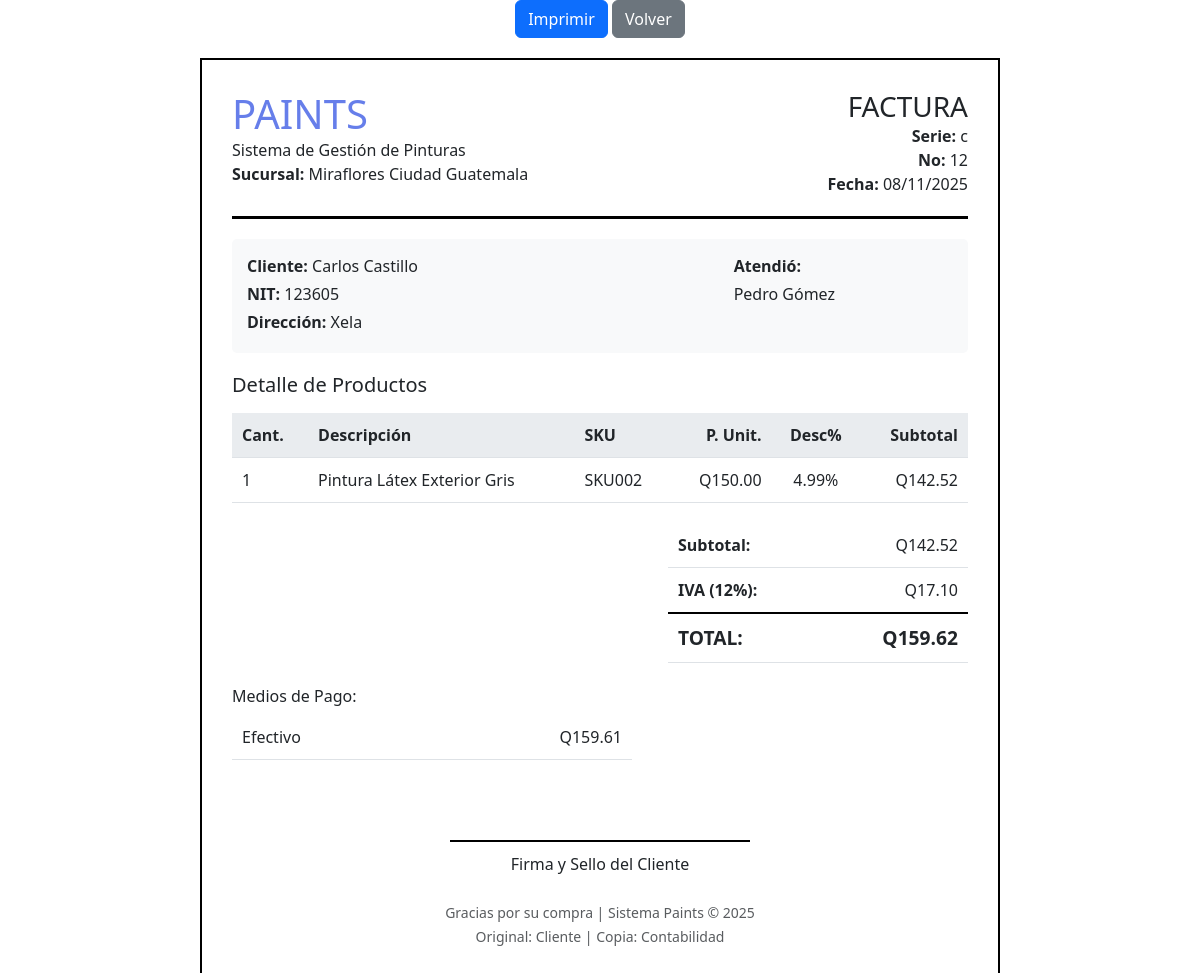
The app's page /index.php?action=imprimirFactura&factura_id=3 (signed in) with its own data.
### tables this page shows
CREATE TABLE `factura` (
  `factura_id` int(11) NOT NULL,
  `numero_factura` varchar(50) NOT NULL,
  `serie_factura` varchar(10) NOT NULL,
  `cliente_id` int(11) NOT NULL,
  `empleado_id` int(11) NOT NULL,
  `sucursal_id` int(11) NOT NULL,
  `fecha` date NOT NULL,
  `fecha_anulacion` datetime DEFAULT NULL,
  `subtotal` decimal(10,2) NOT NULL,
  `impuestos` decimal(10,2) NOT NULL,
  `total` decimal(10,2) NOT NULL,
  `estado` varchar(20) DEFAULT 'ACTIVA',
  `created_at` datetime DEFAULT current_timestamp()
);

CREATE TABLE `sucursal` (
  `sucursal_id` int(11) NOT NULL,
  `nombre_sucursal` varchar(100) NOT NULL,
  `direccion_sucursal` text NOT NULL,
  `telefono_sucursal` varchar(20) DEFAULT NULL,
  `latitud` decimal(10,8) DEFAULT NULL,
  `longitud` decimal(11,8) DEFAULT NULL,
  `activa` tinyint(1) DEFAULT 1
);

CREATE TABLE `cliente` (
  `cliente_id` int(11) NOT NULL,
  `usuario_id` int(11) DEFAULT NULL,
  `nombre_cliente` varchar(100) NOT NULL,
  `nit` varchar(20) DEFAULT NULL,
  `email` varchar(100) DEFAULT NULL,
  `telefono` varchar(20) DEFAULT NULL,
  `direccion` text DEFAULT NULL,
  `fecha_registro` datetime DEFAULT current_timestamp(),
  `acepta_promociones` tinyint(1) DEFAULT 0
);

CREATE TABLE `detalle_factura` (
  `detalle_factura_id` int(11) NOT NULL,
  `factura_id` int(11) NOT NULL,
  `producto_id` int(11) NOT NULL,
  `cantidad` int(11) NOT NULL,
  `precio_unitario` decimal(10,2) NOT NULL,
  `porcentaje_descuento` decimal(5,2) DEFAULT 0.00,
  `subtotal` decimal(10,2) NOT NULL
);

CREATE TABLE `producto` (
  `producto_id` int(11) NOT NULL,
  `codigo_sku` varchar(50) NOT NULL,
  `nombre` varchar(200) NOT NULL,
  `descripcion` text DEFAULT NULL,
  `tipo_producto_id` int(11) NOT NULL,
  `medida_id` int(11) DEFAULT NULL,
  `precio_base` decimal(10,2) NOT NULL,
  `porcentaje_descuento` decimal(5,2) DEFAULT 0.00,
  `stock_minimo` int(11) DEFAULT 0,
  `duracion_anios` int(11) DEFAULT NULL,
  `cobertura_m2` decimal(8,2) DEFAULT NULL,
  `color` varchar(50) DEFAULT NULL,
  `proveedor_id` int(11) NOT NULL,
  `activo` tinyint(1) DEFAULT 1,
  `fecha_creacion` datetime DEFAULT current_timestamp()
);

CREATE TABLE `pago` (
  `pago_id` int(11) NOT NULL,
  `factura_id` int(11) NOT NULL,
  `tipo_pago_id` int(11) NOT NULL,
  `monto` decimal(10,2) NOT NULL,
  `numero_referencia` varchar(100) DEFAULT NULL,
  `autorizacion_tarjeta` varchar(100) DEFAULT NULL,
  `fecha_pago` datetime DEFAULT current_timestamp()
);

CREATE TABLE `tipo_pago` (
  `tipo_pago_id` int(11) NOT NULL,
  `nombre_pago` varchar(50) NOT NULL,
  `descripcion` text DEFAULT NULL,
  `activo` tinyint(1) DEFAULT 1
);

### controllers/FacturaController.php (called while the page is built, shortened)
<?php
require_once "models/Factura.php";
class FacturaController {
    private $factura;
    public function __construct($db) {
        $this->factura = new Factura($db);
    }
    public function obtenerFactura($factura_id) {
        return $this->factura->obtenerFactura($factura_id);
    }
}
?>

### models/Factura.php (called while the page is built, shortened)
<?php
class Factura {
    private $conn;
    public function __construct($db) {
        $this->conn = $db;
    }
    public function obtenerFactura($factura_id) {
        $query = "SELECT f.*,
                         c.nombre_cliente,
                         c.nit,
                         c.email as email_cliente,
                         c.telefono as telefono_cliente,
                         c.direccion as direccion_cliente,
                         CONCAT(e.nombre_empleado, ' ', e.apellido_empleado) as nombre_empleado,
                         s.nombre_sucursal
                  FROM factura f
                  INNER JOIN cliente c ON f.cliente_id = c.cliente_id
                  INNER JOIN empleado e ON f.empleado_id = e.empleado_id
                  INNER JOIN sucursal s ON f.sucursal_id = s.sucursal_id
                  WHERE f.factura_id = ?";
        $stmt = $this->conn->prepare($query);
        $stmt->execute([$factura_id]);
        $factura = $stmt->fetch(PDO::FETCH_ASSOC);
        if ($factura) {
            $query_detalles = "SELECT df.*,
                                      p.nombre as nombre_producto,
                                      p.codigo_sku
                               FROM detalle_factura df
                               INNER JOIN producto p ON df.producto_id = p.producto_id
                               WHERE df.factura_id = ?";
            $stmt2 = $this->conn->prepare($query_detalles);
            $stmt2->execute([$factura_id]);
            $factura['detalles'] = $stmt2->fetchAll(PDO::FETCH_ASSOC);
            $query_pagos = "SELECT p.*, tp.nombre_pago
                            FROM pago p
                            INNER JOIN tipo_pago tp ON p.tipo_pago_id = tp.tipo_pago_id
                            WHERE p.factura_id = ?";
            $stmt3 = $this->conn->prepare($query_pagos);
            $stmt3->execute([$factura_id]);
            $factura['pagos'] = $stmt3->fetchAll(PDO::FETCH_ASSOC);
        }
        return $factura;
    }
}
?>

### views/ImprimirFactura.php (the view, shortened to what this page needs)
<!DOCTYPE html>
<html lang="es">
<head>
    <link href="https://cdn.jsdelivr.net/npm/bootstrap@5.3.2/dist/css/bootstrap.min.css" rel="stylesheet">
</head>
<body>
<div class="no-print mb-3 text-center">
    <button onclick="window.print()" class="btn btn-primary">
        <i class="bi bi-printer"></i> Imprimir
    </button>
    <a href="index.php?action=listarFacturas" class="btn btn-secondary">
        <i class="bi bi-arrow-left"></i> Volver
    </a>
</div>
<div class="factura-container">
    <div class="header-factura">
        <div class="row">
            <div class="col-6">
                <h1 style="color: #667eea; margin: 0;">PAINTS</h1>
                <p class="mb-0">Sistema de Gestión de Pinturas</p>
                <p class="mb-0"><strong>Sucursal:</strong> <?= htmlspecialchars($factura['nombre_sucursal']) ?></p>
            </div>
            <div class="col-6 text-end">
                <h3 style="margin: 0;">FACTURA</h3>
                <p class="mb-0"><strong>Serie:</strong> <?= htmlspecialchars($factura['serie_factura']) ?></p>
                <p class="mb-0"><strong>No:</strong> <?= htmlspecialchars($factura['numero_factura']) ?></p>
                <p class="mb-0"><strong>Fecha:</strong> <?= date('d/m/Y', strtotime($factura['fecha'])) ?></p>
            </div>
        </div>
    </div>
    <div class="datos-fiscales">
        <div class="row">
            <div class="col-8">
                <p class="mb-1"><strong>Cliente:</strong> <?= htmlspecialchars($factura['nombre_cliente']) ?></p>
                <p class="mb-1"><strong>NIT:</strong> <?= htmlspecialchars($factura['nit'] ?? 'CF') ?></p>
                <?php if (!empty($factura['direccion_cliente'])): ?>
                    <p class="mb-1"><strong>Dirección:</strong> <?= htmlspecialchars($factura['direccion_cliente']) ?></p>
                <?php endif; ?>
            </div>
            <div class="col-4">
                <p class="mb-1"><strong>Atendió:</strong></p>
                <p class="mb-0"><?= htmlspecialchars($factura['nombre_empleado']) ?></p>
            </div>
        </div>
    </div>
    <h5 class="mb-3">Detalle de Productos</h5>
    <table>
        <thead>
            <tr>
                <th>Cant.</th>
                <th>Descripción</th>
                <th>SKU</th>
                <th class="text-end">P. Unit.</th>
                <th class="text-center">Desc%</th>
                <th class="text-end">Subtotal</th>
            </tr>
        </thead>
        <tbody>
            <?php if (!empty($factura['detalles'])): ?>
                <?php foreach ($factura['detalles'] as $detalle): ?>
                    <tr>
                        <td><?= $detalle['cantidad'] ?></td>
                        <td><?= htmlspecialchars($detalle['nombre_producto']) ?></td>
                        <td><?= htmlspecialchars($detalle['codigo_sku']) ?></td>
                        <td class="text-end">Q<?= number_format($detalle['precio_unitario'], 2) ?></td>
                        <td class="text-center"><?= $detalle['porcentaje_descuento'] ?>%</td>
                        <td class="text-end">Q<?= number_format($detalle['subtotal'], 2) ?></td>
                    </tr>
                <?php endforeach; ?>
            <?php endif; ?>
        </tbody>
    </table>
    <div class="totales">
        <table>
            <tr>
                <td><strong>Subtotal:</strong></td>
                <td class="text-end">Q<?= number_format($factura['subtotal'], 2) ?></td>
            </tr>
            <tr>
                <td><strong>IVA (12%):</strong></td>
                <td class="text-end">Q<?= number_format($factura['impuestos'], 2) ?></td>
            </tr>
            <tr style="border-top: 2px solid #000;">
                <td><strong style="font-size: 1.2em;">TOTAL:</strong></td>
                <td class="text-end"><strong style="font-size: 1.2em;">Q<?= number_format($factura['total'], 2) ?></strong></td>
            </tr>
        </table>
    </div>
    <?php if (!empty($factura['pagos'])): ?>
        <div class="mt-4">
            <h6>Medios de Pago:</h6>
            <table style="width: 400px;">
                <?php foreach ($factura['pagos'] as $pago): ?>
                    <tr>
                        <td><?= htmlspecialchars($pago['nombre_pago']) ?></td>
                        <td class="text-end">Q<?= number_format($pago['monto'], 2) ?></td>
                    </tr>
                <?php endforeach; ?>
            </table>
        </div>
    <?php endif; ?>
    <div class="firma-section">
        <div class="firma-line">
            Firma y Sello del Cliente
        </div>
    </div>
    <div class="mt-4 text-center">
        <small class="text-muted">
            Gracias por su compra | Sistema Paints © <?= date('Y') ?><br>
            Original: Cliente | Copia: Contabilidad
        </small>
    </div>
</div>
</body>
</html>

### views/ImprimirFactura.php (style rules this page uses)
.factura-container { max-width: 800px; margin: 20px auto; background: white; padding: 30px; border: 2px solid #000; }
.header-factura { border-bottom: 3px solid #000; padding-bottom: 20px; margin-bottom: 20px; }
.datos-fiscales { background: #f8f9fa; padding: 15px; border-radius: 5px; margin-bottom: 20px; }
table { width: 100%; border-collapse: collapse; }
th, td { padding: 10px; text-align: left; border-bottom: 1px solid #dee2e6; }
th { background: #e9ecef; font-weight: bold; }
.totales { margin-top: 20px; text-align: right; }
.totales table { width: 300px; margin-left: auto; }
.firma-section { margin-top: 80px; text-align: center; }
.firma-line { border-top: 2px solid #000; width: 300px; margin: 0 auto; padding-top: 10px; }

### records on screen
factura: sucursal.nombre_sucursal "Miraflores Ciudad Guatemala", serie_factura "c", numero_factura "12", fecha "08/11/2025", cliente.nombre_cliente "Carlos Castillo", cliente.nit "123605", cliente.direccion "Xela", subtotal "142.52", impuestos "17.10", total "159.62"
detalle_factura: cantidad "1", producto.nombre "Pintura Látex Exterior Gris", producto.codigo_sku "SKU002", precio_unitario "150.00", porcentaje_descuento "4.99", subtotal "142.52"
pago: tipo_pago.nombre_pago "Efectivo", monto "159.61"

### other values on screen
$factura['nombre_empleado'] "Pedro Gómez"
